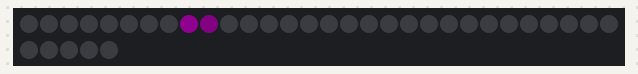
This program was run on a simulated CircuitPython board. Parts: 35 RGB LEDs in strip order, left to right, continuing on the next row. Dim RGB values are drawn brighter than linear; random numbers come from a fixed seed.

Above: at 0.1 s.
At 2.1 s:
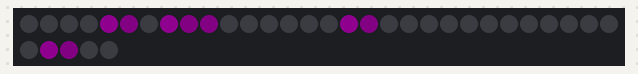
At 4.1 s:
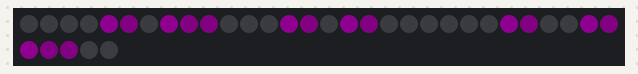
At 8.6 s:
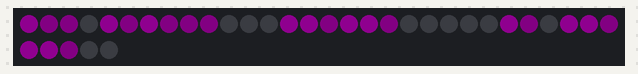
At 17.1 s:
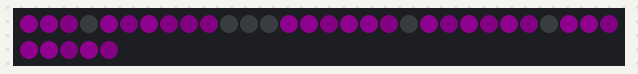
At 37.6 s:
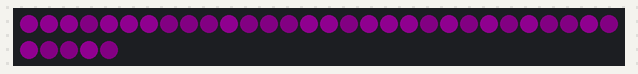

The program:

code.py
```python
import board
import neopixel
from adafruit_led_animation.animation.sparkle import Sparkle
from adafruit_led_animation.group import AnimationGroup
from adafruit_led_animation.sequence import AnimationSequence

pixel_pin = board.A1
num_pixels = 35
SPARKLE_SPEED = 0.5
purple = (200, 0, 200)

strip_pixels = neopixel.NeoPixel(pixel_pin, num_pixels, brightness=0.3, auto_write=False)

animations = AnimationSequence(
    AnimationGroup(
        Sparkle(strip_pixels, SPARKLE_SPEED, purple)
    ),
)

while True:
    animations.animate()
```
